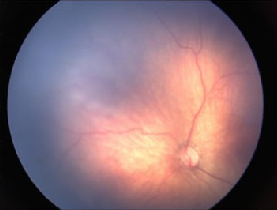
#> input picture data/degraded.png, 277 x 210 px
$ python -i retinex.py   (imports and definitions only)
#> lines starting #> are read from the running program, lines starting #| are printed output that depends on the picture
import cv2
import numpy as np


class Retinex:
    def __init__(self, image: np.ndarray) -> None:
        self.image = np.copy(image)
        self.original = np.copy(image)

    def get_kernel_size(self, sigma: float) -> int:
        return int(((sigma - 0.8) / 0.15) + 2.0)

    def get_gaussian_blur(self, sigma: float, kernel_size: int = None):
        kernel_size = kernel_size or self.get_kernel_size(sigma)
        separate_kernel = cv2.getGaussianKernel(kernel_size, sigma)
        kernel = np.outer(separate_kernel, separate_kernel)
        return cv2.filter2D(self.image, -1, kernel)

    def single_scale(self, sigma: float):
        return np.log10(self.image) - np.log10(self.get_gaussian_blur(sigma) + 1.0)

    # [4 lines left out: function normalize, not called in this run]

    def multi_scale(self, sigmas: list[float] = [15, 80, 250], normalize: bool = False):
        msr = np.zeros_like(self.image, dtype=np.float64)
        for u in sigmas:
            msr += self.single_scale(u) / len(sigmas)
        if normalize:
            return self.normalize(msr)
        return msr

    # [43 lines left out: functions create_lut, contrast_stretch, get_channels, get_low_high_counts, color_balance, color_restore, not called in this run]

    def multi_scale_color_restoration(
        self,
        sigma_scales: list[float] = [15, 80, 250],
        alpha: float = 125,
        beta: float = 46,
        G: float = 192,
        b: float = -30,
        low_per: float = 1,
        high_per: float = 1,
    ):
        self.image = self.image.astype("float64") + 1.0
        self.image = self.normalize(
            G
            * (
                self.multi_scale(sigma_scales)
                * self.color_restore(sigma_scales, alpha, beta)
                - b
            )
        )
        msrcr = self.color_balance(low_per, high_per)
        self.image = np.copy(self.original)
        return msrcr

    # [19 lines left out: function multi_scale_color_preservation, not called in this run]

>>> import cv2
>>> picture = cv2.imread('../data/degraded.png')
#> picture is the input picture: shape (210, 277, 3); mean B, G, R 114.7, 106.3, 131.7
>>> result = Retinex(picture).multi_scale_color_restoration()
#> the loop in multi_scale, `for u in sigmas:` made 3 passes
#> pass 1, in multi_scale, `msr += self.single_scale(u) / len(sigmas)`:
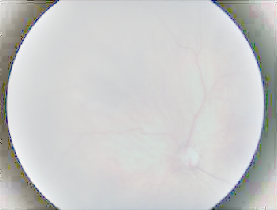
#> msr: shape (210, 277, 3) float64; mean of channels 0, 1, 2 -0.0364, -0.0344, -0.0366; drawn with min black and max white
#> pass 2, in multi_scale, `msr += self.single_scale(u) / len(sigmas)`:
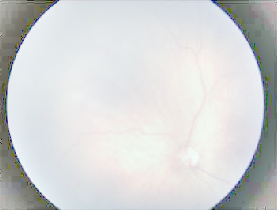
#> msr: shape (210, 277, 3) float64; mean of channels 0, 1, 2 -0.0952, -0.095, -0.106; drawn with min black and max white
#> pass 3, in multi_scale, `msr += self.single_scale(u) / len(sigmas)`:
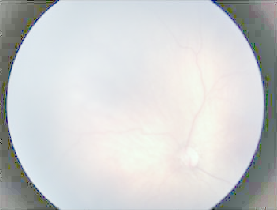
#> msr: shape (210, 277, 3) float64; mean of channels 0, 1, 2 -0.155, -0.156, -0.176; drawn with min black and max white
#> (the run stopped early here; a loop or call above may not have finished)

$ run again, on data/good.png
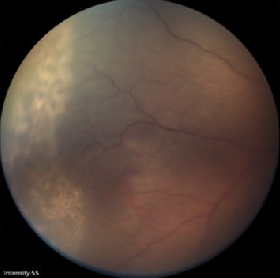
#> input picture data/good.png, 280 x 278 px
#> picture is the input picture: shape (278, 280, 3); mean B, G, R 57.5, 66.9, 83.8
#> the loop in multi_scale, `for u in sigmas:` made 3 passes
#> pass 1, in multi_scale, `msr += self.single_scale(u) / len(sigmas)`:
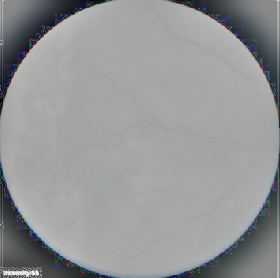
#> msr: shape (278, 280, 3) float64; mean of channels 0, 1, 2 -0.0619, -0.0666, -0.0701; drawn with min black and max white
#> pass 3, in multi_scale, `msr += self.single_scale(u) / len(sigmas)`:
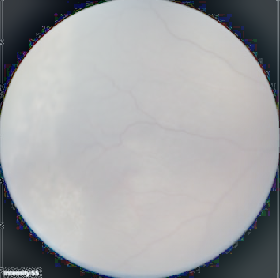
#> msr: shape (278, 280, 3) float64; mean of channels 0, 1, 2 -0.249, -0.268, -0.28; drawn with min black and max white
